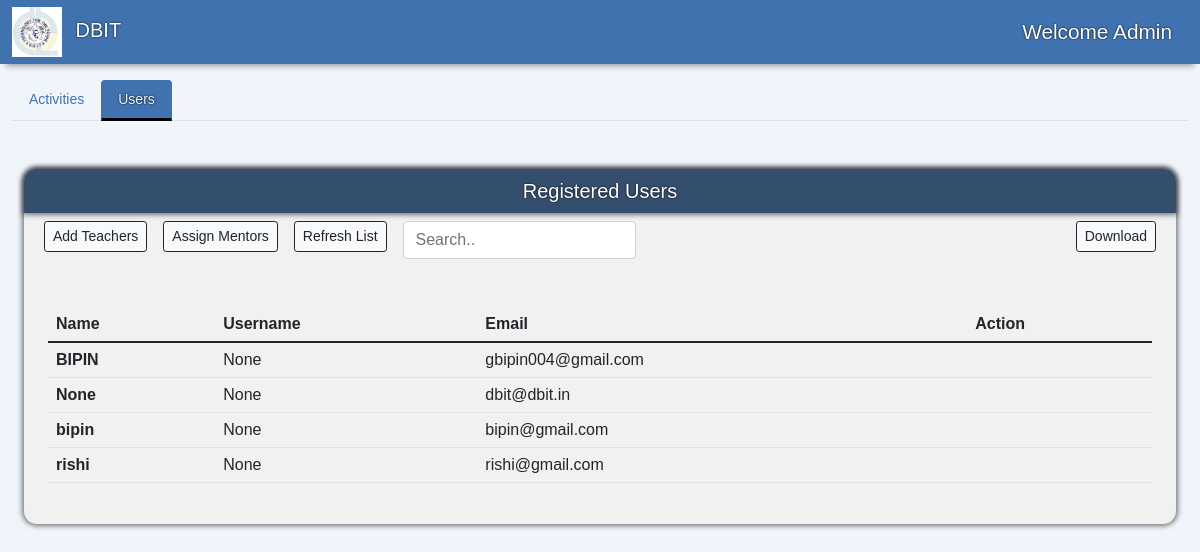
Page /AdminPage on the earlier database version.
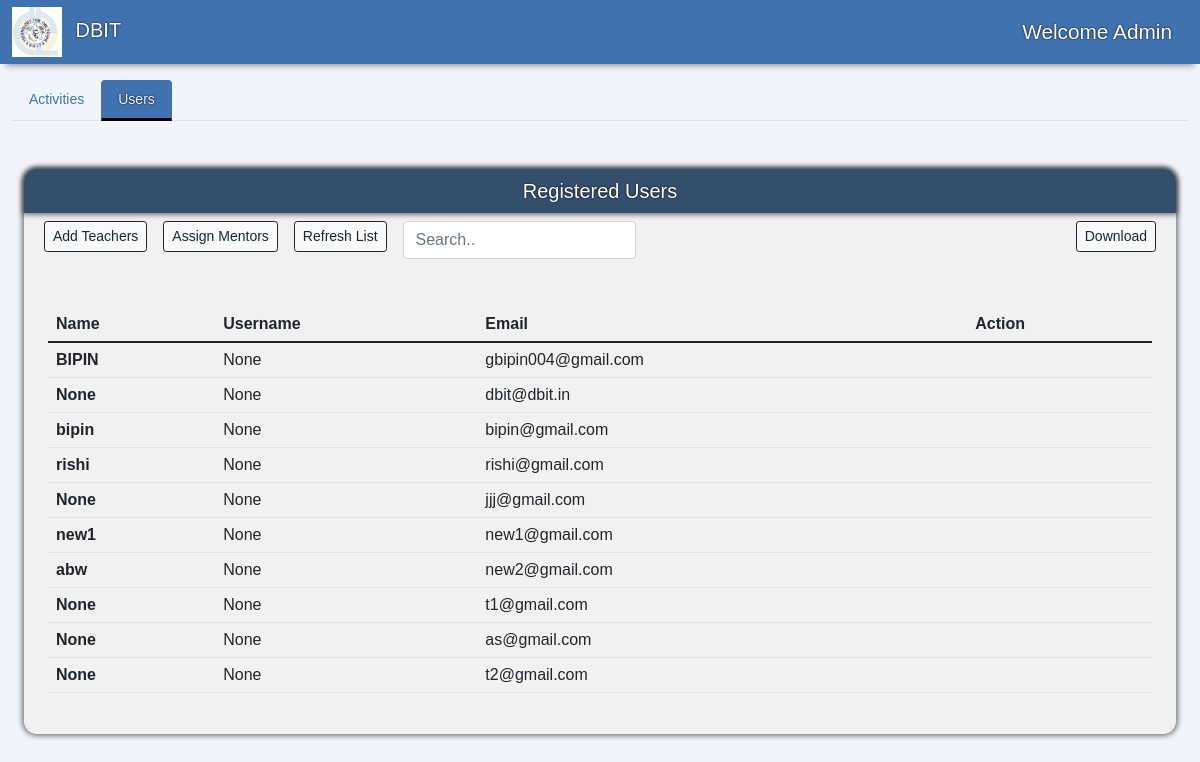
Same page on the later database version.
### accounts/models.py (models this page shows, shortened)
class User(AbstractUser):
    username = None
    email = models.EmailField(max_length=255, unique=True)
    created_on = models.DateTimeField(auto_now_add=True)
    active = models.BooleanField(default=True)
    staff=models.BooleanField(default=False)
    superuser=models.BooleanField(default=False)
    first_name=models.CharField(max_length=50,null=True)
    last_name=models.CharField(max_length=50,null=True)
    phone= models.CharField(max_length=12,null=True,blank=True)
    profile_img = models.ImageField(default='logo.png',null=True, blank=True,upload_to='images/')
    USERNAME_FIELD = 'email'
    REQUIRED_FIELDS = []
    objects = CustomUserManager()

### AdminPage/views.py (the view)
# urls.py: path('AdminPage', views.Adminpage, name= 'admin'),
def Adminpage(request):
    user = User.objects.all()
    context = {'user': user}
    return render(request, 'admin.html', context)

### templates/admin.html (shortened to what this page needs)
{% load static %}
<html lang="en">
<head>
  <link href="https://cdn.jsdelivr.net/npm/bootstrap@5.1.3/dist/css/bootstrap.min.css" rel="stylesheet">
  <link rel="stylesheet" href="https://cdn.jsdelivr.net/npm/bootstrap-icons@1.7.1/font/bootstrap-icons.css">
  <link rel="stylesheet" href="{% static 'css/navbar.css' %}">
  <link rel="stylesheet" href="{% static 'css/admin.css' %}">
</head>
<body>
  <nav class="navbar navbar-main sticky-top navbar-expand-lg">
    <div class="container-fluid">
      <a class="navbar-brand" href="#">
        <img src="{% static 'content/logo.png' %}" class=" me-2" width="50" height="50" alt="">
        DBIT
      </a>
      <div class="collapse navbar-collapse" id="navbar-content">
        <div class="ms-auto admin-greeting">
          Welcome Admin
        </div>
      </div>
    </div>
  </nav>
  <div class="container-fluid">
    <nav class="">
      <div class="nav nav-tabs mt-3" id="nav-tab" role="tablist">
        <button class="nav-link" id="nav-activities-tab" data-bs-toggle="tab" data-bs-target="#nav-activities" type="button" role="tab" aria-controls="nav-activities" aria-selected="false">
          Activities
        </button>
        <button class="nav-link active" id="nav-users-tab" data-bs-toggle="tab" data-bs-target="#nav-users" type="button" role="tab" aria-controls="nav-users-tab" aria-selected="true">
          Users
        </button>
      </div>
    </nav>
    <div class="tab-content mt-5" id="nav-tabContent">
      <div class="tab-pane fade show active" id="nav-users" role="tabpanel" aria-labelledby="nav-users-tab">
        <div class="container-fluid mb-5">
          <div class="sidebar flex-shrink-0 dashboard-navigation">
            <div class="sidebar-heading d-flex align-items-center justify-content-center">
              <h5>Registered Users</h5>
            </div>
            <div class="container-fluid" style="overflow-x: auto;">
              <div class="d-flex bd-highlight mb-3">
                <div class="p-2 bd-highlight">
                  <button type="button" onclick="window.location.href = '{% url 'FacultyRegister'  %}';" class="btn btn-light meetings-btn ms-auto btn-sm btn-outline-dark" data-bs-toggle="modal" data-bs-target="#staticBackdrop">
                    Add Teachers
                  </button>
                </div>
                <div class="p-2 bd-highlight">
                  <button type="button" onclick="window.location.href = '{% url 'Edit'  %}';" class="btn btn-light meetings-btn ms-auto btn-sm btn-outline-dark" data-bs-toggle="modal" data-bs-target="#staticBackdrop">
                    Assign Mentors
                  </button>
                </div>
                <div class="p-2 bd-highlight">
                  <button type="button" onClick="window.location.reload()" class="btn btn-light  btn-sm btn-outline-dark" type="button" id="dropdownMenuButton1" data-bs-toggle="dropdown" aria-expanded="false">
                    Refresh List
                  </button>
                </div>
                <div class="p-2 bd-highlight">
                  <input class="form-control" id="myInput" type="text" placeholder="Search..">
                </div>
                <div class="ms-auto p-2 bd-highlight">
                  <button type="button" onclick="window.location.href = '{% url 'Edit'  %}';" class="btn btn-light meetings-btn ms-auto btn-sm btn-outline-dark" data-bs-toggle="modal" data-bs-target="#staticBackdrop">
                    Download
                  </button>
                </div>
              </div>
            </div>
            <div class="table-div m-4 mt-4 mb-4">
              <table class="table">
                <thead>
                  <tr>
                    <th scope="col">Name</th>
                    <th scope="col">Username</th>
                    <th scope="col">Email</th>
                    <th scope="col">Action</th>
                  </tr>
                </thead>
                <tbody id="myTable">
                  {% for users in user %}
                  <tr>
                    <th scope="row">{{users.first_name}}</th>
                    <td>{{users.username}}</td>
                    <td>{{users.email}}</td>
                    <td>
                    </td>
                  </tr>
                  {% endfor %}
                </tbody>
              </table>
            </div>
          </div>
        </div>
      </div>
    </div>
  </div>
</body>
</html>

### MPT/static/css/navbar.css (style rules this page uses)
.navbar-main { background-color: #3F72AF; color: white; -webkit-box-shadow: 0 8px 6px -6px #999; -moz-box-shadow: 0 8px 6px -6px #999; box-shadow: 0 8px 6px -6px #999; padding: 2px 0; }

### MPT/static/css/admin.css (style rules this page uses)
body { font-size: .875rem; background-color: #F0F4FB; font-family: Arial, Helvetica, sans-serif; overflow-x: hidden; }
a { color: white; text-shadow: 0 0 2px rgb(0, 0, 0); text-decoration: none; transition: color 0.3s ease; }
h5 { margin-bottom: 0; text-shadow: 0 0 2px rgb(0, 0, 0); }
.admin-greeting { font-size: 1.3rem; color: white; text-shadow: 0 0 2px rgb(0, 0, 0); }
.nav-link { color: #3F72AF; text-shadow: 0 0 2px white; text-decoration: none; transition: color 0.3s ease; }
.nav-tabs .nav-item.show .nav-link, .nav-tabs .nav-link.active { color: #F0F4FB; background-color: #3F72AF; border-color: #3F72AF #3F72AF black; text-shadow: 0 0 2px black; }
.nav-tabs .nav-link { border-bottom: 3px solid transparent; }
.sidebar-heading { height: 5.5vh; background-color: #344F6D; color: white; border-radius: 13px 13px 0 0; box-shadow: 0 0 5px 2px rgba(0, 0, 0, 0.5); }
.sidebar { background-color: #F1F1F1; border-radius: 13px; box-shadow: 0 0 5px 2px rgba(0, 0, 0, 0.5); margin: 10px 0; margin-top: 5.5vh; padding-bottom: 1px; }
.table-div { overflow-x: auto; }

Differences in the rows shown:
added User: first_name "None", username "None", email "jjj@gmail.com"
added User: first_name "new1", username "None", email "new1@gmail.com"
added User: first_name "abw", username "None", email "new2@gmail.com"
added User: first_name "None", username "None", email "t1@gmail.com"
added User: first_name "None", username "None", email "as@gmail.com"
added User: first_name "None", username "None", email "t2@gmail.com"
